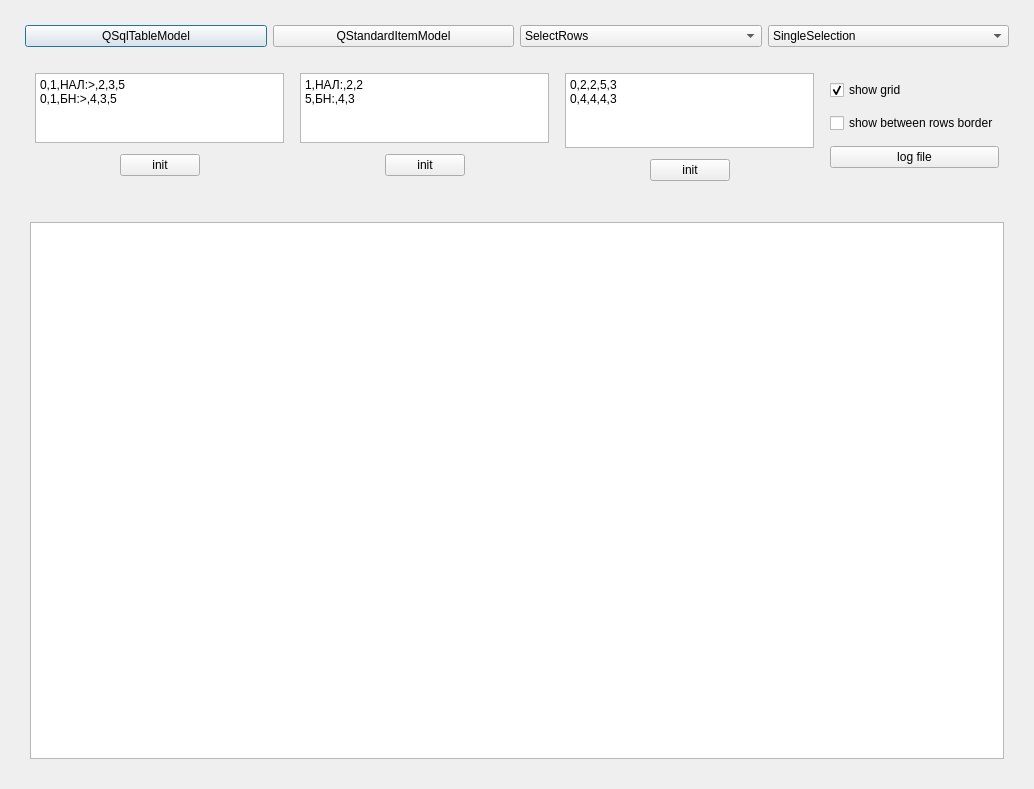
<?xml version="1.0" encoding="UTF-8"?>
<ui version="4.0">
 <class>Dialog</class>
 <widget class="QDialog" name="Dialog">
  <property name="geometry">
   <rect>
    <x>0</x>
    <y>0</y>
    <width>1034</width>
    <height>789</height>
   </rect>
  </property>
  <property name="windowTitle">
   <string>Dialog</string>
  </property>
  <layout class="QVBoxLayout" name="verticalLayout" stretch="0,0">
   <property name="margin">
    <number>20</number>
   </property>
   <item>
    <layout class="QGridLayout" name="gridLayout">
     <property name="margin">
      <number>5</number>
     </property>
     <item row="0" column="0">
      <widget class="QPushButton" name="btn_sqltableModel_On">
       <property name="text">
        <string>QSqlTableModel</string>
       </property>
      </widget>
     </item>
     <item row="0" column="1">
      <widget class="QPushButton" name="btn_QStandardItemModel_On">
       <property name="text">
        <string>QStandardItemModel</string>
       </property>
      </widget>
     </item>
     <item row="0" column="4">
      <widget class="QComboBox" name="cmb_SelectionBehavoir">
       <property name="minimumSize">
        <size>
         <width>100</width>
         <height>0</height>
        </size>
       </property>
       <property name="currentIndex">
        <number>1</number>
       </property>
       <item>
        <property name="text">
         <string>SelectItems</string>
        </property>
       </item>
       <item>
        <property name="text">
         <string>SelectRows</string>
        </property>
       </item>
       <item>
        <property name="text">
         <string>SelectColumns</string>
        </property>
       </item>
      </widget>
     </item>
     <item row="0" column="5">
      <widget class="QComboBox" name="cmb_SelectionMode">
       <property name="minimumSize">
        <size>
         <width>100</width>
         <height>0</height>
        </size>
       </property>
       <property name="currentIndex">
        <number>1</number>
       </property>
       <item>
        <property name="text">
         <string>NoSelection</string>
        </property>
       </item>
       <item>
        <property name="text">
         <string>SingleSelection</string>
        </property>
       </item>
       <item>
        <property name="text">
         <string>MultiSelection</string>
        </property>
       </item>
       <item>
        <property name="text">
         <string>ExtendedSelection</string>
        </property>
       </item>
       <item>
        <property name="text">
         <string>ContiguousSelection</string>
        </property>
       </item>
      </widget>
     </item>
    </layout>
   </item>
   <item>
    <layout class="QVBoxLayout" name="verticalLayout_2" stretch="1,10">
     <property name="margin">
      <number>5</number>
     </property>
     <item>
      <layout class="QHBoxLayout" name="horizontalLayout_2" stretch="1,1,1,0">
       <property name="leftMargin">
        <number>5</number>
       </property>
       <property name="topMargin">
        <number>5</number>
       </property>
       <property name="rightMargin">
        <number>5</number>
       </property>
       <property name="bottomMargin">
        <number>30</number>
       </property>
       <item>
        <layout class="QVBoxLayout" name="verticalLayout_3">
         <property name="leftMargin">
          <number>5</number>
         </property>
         <property name="topMargin">
          <number>5</number>
         </property>
         <property name="rightMargin">
          <number>5</number>
         </property>
         <item>
          <widget class="QPlainTextEdit" name="txt1">
           <property name="sizePolicy">
            <sizepolicy hsizetype="Expanding" vsizetype="Preferred">
             <horstretch>0</horstretch>
             <verstretch>0</verstretch>
            </sizepolicy>
           </property>
           <property name="minimumSize">
            <size>
             <width>0</width>
             <height>0</height>
            </size>
           </property>
           <property name="maximumSize">
            <size>
             <width>16777215</width>
             <height>16777215</height>
            </size>
           </property>
           <property name="plainText">
            <string>0,1,НАЛ:&gt;,2,3,5
0,1,БН:&gt;,4,3,5</string>
           </property>
          </widget>
         </item>
         <item>
          <layout class="QHBoxLayout" name="horizontalLayout_3">
           <property name="margin">
            <number>5</number>
           </property>
           <item>
            <spacer name="horizontalSpacer_2">
             <property name="orientation">
              <enum>Qt::Horizontal</enum>
             </property>
             <property name="sizeHint" stdset="0">
              <size>
               <width>40</width>
               <height>20</height>
              </size>
             </property>
            </spacer>
           </item>
           <item>
            <widget class="QPushButton" name="btn_init_sections">
             <property name="text">
              <string>init</string>
             </property>
            </widget>
           </item>
           <item>
            <spacer name="horizontalSpacer_3">
             <property name="orientation">
              <enum>Qt::Horizontal</enum>
             </property>
             <property name="sizeHint" stdset="0">
              <size>
               <width>40</width>
               <height>20</height>
              </size>
             </property>
            </spacer>
           </item>
          </layout>
         </item>
        </layout>
       </item>
       <item>
        <layout class="QVBoxLayout" name="verticalLayout_4">
         <property name="leftMargin">
          <number>5</number>
         </property>
         <property name="topMargin">
          <number>5</number>
         </property>
         <property name="rightMargin">
          <number>5</number>
         </property>
         <item>
          <widget class="QPlainTextEdit" name="txt2">
           <property name="sizePolicy">
            <sizepolicy hsizetype="Expanding" vsizetype="Preferred">
             <horstretch>0</horstretch>
             <verstretch>0</verstretch>
            </sizepolicy>
           </property>
           <property name="maximumSize">
            <size>
             <width>16777215</width>
             <height>16777215</height>
            </size>
           </property>
           <property name="plainText">
            <string>1,НАЛ:,2,2
5,БН:,4,3</string>
           </property>
          </widget>
         </item>
         <item>
          <layout class="QHBoxLayout" name="horizontalLayout_4">
           <property name="margin">
            <number>5</number>
           </property>
           <item>
            <spacer name="horizontalSpacer_4">
             <property name="orientation">
              <enum>Qt::Horizontal</enum>
             </property>
             <property name="sizeHint" stdset="0">
              <size>
               <width>40</width>
               <height>20</height>
              </size>
             </property>
            </spacer>
           </item>
           <item>
            <widget class="QPushButton" name="btn_init_sections_2">
             <property name="text">
              <string>init</string>
             </property>
            </widget>
           </item>
           <item>
            <spacer name="horizontalSpacer_5">
             <property name="orientation">
              <enum>Qt::Horizontal</enum>
             </property>
             <property name="sizeHint" stdset="0">
              <size>
               <width>40</width>
               <height>20</height>
              </size>
             </property>
            </spacer>
           </item>
          </layout>
         </item>
        </layout>
       </item>
       <item>
        <layout class="QVBoxLayout" name="verticalLayout_5">
         <property name="leftMargin">
          <number>5</number>
         </property>
         <property name="topMargin">
          <number>5</number>
         </property>
         <property name="rightMargin">
          <number>5</number>
         </property>
         <item>
          <widget class="QPlainTextEdit" name="txt3">
           <property name="sizePolicy">
            <sizepolicy hsizetype="Expanding" vsizetype="Preferred">
             <horstretch>0</horstretch>
             <verstretch>0</verstretch>
            </sizepolicy>
           </property>
           <property name="maximumSize">
            <size>
             <width>16777215</width>
             <height>16777215</height>
            </size>
           </property>
           <property name="plainText">
            <string>0,2,2,5,3
0,4,4,4,3</string>
           </property>
          </widget>
         </item>
         <item>
          <layout class="QHBoxLayout" name="horizontalLayout_5">
           <property name="leftMargin">
            <number>5</number>
           </property>
           <property name="topMargin">
            <number>5</number>
           </property>
           <property name="rightMargin">
            <number>5</number>
           </property>
           <item>
            <spacer name="horizontalSpacer_6">
             <property name="orientation">
              <enum>Qt::Horizontal</enum>
             </property>
             <property name="sizeHint" stdset="0">
              <size>
               <width>40</width>
               <height>20</height>
              </size>
             </property>
            </spacer>
           </item>
           <item>
            <widget class="QPushButton" name="btn_init_sections_3">
             <property name="text">
              <string>init</string>
             </property>
            </widget>
           </item>
           <item>
            <spacer name="horizontalSpacer_7">
             <property name="orientation">
              <enum>Qt::Horizontal</enum>
             </property>
             <property name="sizeHint" stdset="0">
              <size>
               <width>40</width>
               <height>20</height>
              </size>
             </property>
            </spacer>
           </item>
          </layout>
         </item>
        </layout>
       </item>
       <item>
        <layout class="QVBoxLayout" name="verticalLayout_6">
         <property name="margin">
          <number>5</number>
         </property>
         <item>
          <widget class="QCheckBox" name="chk_grid_on">
           <property name="text">
            <string>show grid</string>
           </property>
           <property name="checked">
            <bool>true</bool>
           </property>
          </widget>
         </item>
         <item>
          <widget class="QCheckBox" name="chk_betweenRowsBorder">
           <property name="text">
            <string>show between rows border</string>
           </property>
          </widget>
         </item>
         <item>
          <widget class="QPushButton" name="btn_logFile">
           <property name="text">
            <string>log file</string>
           </property>
          </widget>
         </item>
        </layout>
       </item>
      </layout>
     </item>
     <item>
      <layout class="QHBoxLayout" name="horizontalLayout_6">
       <property name="margin">
        <number>5</number>
       </property>
       <item>
        <widget class="QpTableView" name="tableView">
         <property name="contextMenuPolicy">
          <enum>Qt::CustomContextMenu</enum>
         </property>
         <property name="selectionMode">
          <enum>QAbstractItemView::SingleSelection</enum>
         </property>
         <property name="selectionBehavior">
          <enum>QAbstractItemView::SelectRows</enum>
         </property>
        </widget>
       </item>
      </layout>
     </item>
    </layout>
   </item>
  </layout>
 </widget>
 <customwidgets>
  <customwidget>
   <class>QpTableView</class>
   <extends>QTableView</extends>
   <header location="global">qp/tableview/qp_tableview.h</header>
  </customwidget>
 </customwidgets>
 <resources/>
 <connections/>
</ui>
